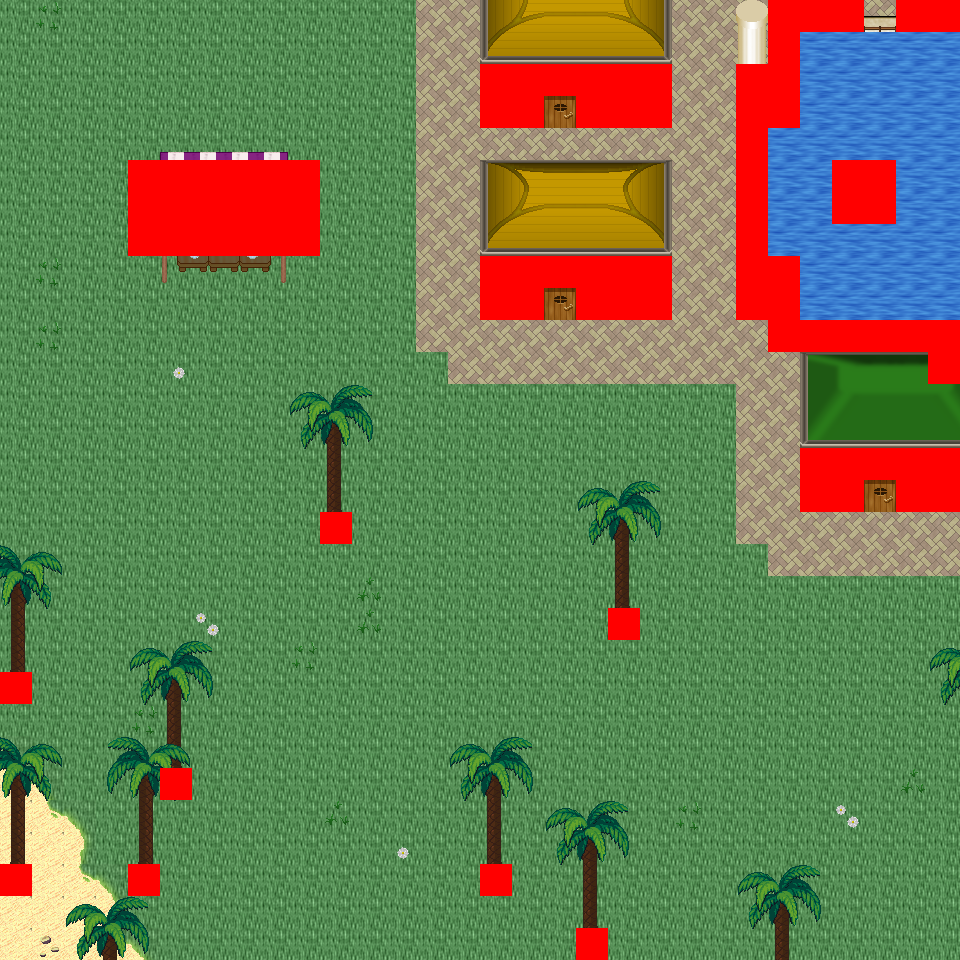

A 2D game scene composited from a Tiled map and its tileset images. What follows is a short description and the map's XML, with each tile layer's data collapsed to a summary:
An orthogonal 30x30 tile map with 32x32 px tiles, 6 tile layers (Ground, Object, Object2, Above, ...), 57 tilesets and 10 objects (10x mapExit).

<map version="1.0" orientation="orthogonal" renderorder="right-down" width="30" height="30" tilewidth="32" tileheight="32" nextobjectid="11">
  <tileset firstgid="1" name="tileset_logic_collision" tilewidth="32" tileheight="32" tilecount="1" columns="1">
    <image source="../drawable/tileset_logic_collision.png" width="32" height="32" />
  </tileset>
  <tileset firstgid="2" name="tileset_ground_ground" tilewidth="32" tileheight="32" tilecount="33" columns="3">
    <image source="../drawable/tileset_ground_ground.png" width="96" height="352" />
  </tileset>
  <tileset firstgid="35" name="tileset_ground_water_pool" tilewidth="32" tileheight="32" tilecount="72" columns="3">
    <image source="../drawable/tileset_ground_water_pool.png" width="96" height="768" />
  </tileset>
  <tileset firstgid="107" name="tileset_furniture_carpet_plain_colours" tilewidth="32" tileheight="32" tilecount="10" columns="10">
    <image source="../drawable/tileset_furniture_carpet_plain_colours.png" width="320" height="32" />
  </tileset>
  <tileset firstgid="117" name="tileset_ground_brown_paving" tilewidth="32" tileheight="32" tilecount="2" columns="2">
    <image source="../drawable/tileset_ground_brown_paving.png" width="64" height="32" />
  </tileset>
  <tileset firstgid="119" name="tileset_ground_water_water" tilewidth="32" tileheight="32" tilecount="24" columns="3">
    <image source="../drawable/tileset_ground_water_water.png" width="96" height="256" />
  </tileset>
  <tileset firstgid="143" name="tileset_building_fence_fence_chunky" tilewidth="32" tileheight="32" tilecount="21" columns="3">
    <image source="../drawable/tileset_building_fence_fence_chunky.png" width="96" height="224" />
  </tileset>
  <tileset firstgid="164" name="tileset_ground_water_pool_corners" tilewidth="32" tileheight="32" tilecount="72" columns="3">
    <image source="../drawable/tileset_ground_water_pool_corners.png" width="96" height="768" />
  </tileset>
  <tileset firstgid="236" name="tileset_ground_grass_edges" tilewidth="32" tileheight="32" tilecount="36" columns="12">
    <image source="../drawable/tileset_ground_grass_edges.png" width="384" height="96" />
  </tileset>
  <tileset firstgid="272" name="tileset_ground_grass_corners" tilewidth="32" tileheight="32" tilecount="24" columns="6">
    <image source="../drawable/tileset_ground_grass_corners.png" width="192" height="128" />
  </tileset>
  <tileset firstgid="296" name="tileset_plant_grasses" tilewidth="32" tileheight="32" tilecount="6" columns="3">
    <image source="../drawable/tileset_plant_grasses.png" width="96" height="64" />
  </tileset>
  <tileset firstgid="302" name="tileset_plant_flower_daisy_white" tilewidth="32" tileheight="32" tilecount="8" columns="2">
    <image source="../drawable/tileset_plant_flower_daisy_white.png" width="64" height="128" />
  </tileset>
  <tileset firstgid="310" name="tileset_building_door_door_w" tilewidth="32" tileheight="32" tilecount="6" columns="2">
    <image source="../drawable/tileset_building_door_door_w.png" width="64" height="96" />
  </tileset>
  <tileset firstgid="316" name="tileset_building_wall_wood" tilewidth="32" tileheight="32" tilecount="16" columns="4">
    <image source="../drawable/tileset_building_wall_wood.png" width="128" height="128" />
  </tileset>
  <tileset firstgid="332" name="tileset_building_door_door_e" tilewidth="32" tileheight="32" tilecount="6" columns="2">
    <image source="../drawable/tileset_building_door_door_e.png" width="64" height="96" />
  </tileset>
  <tileset firstgid="338" name="tileset_ground_ground_2" tilewidth="32" tileheight="32" tilecount="4" columns="4">
    <image source="../drawable/tileset_ground_ground_2.png" width="128" height="32" />
  </tileset>
  <tileset firstgid="342" name="tileset_building_wall_stone" tilewidth="32" tileheight="32" tilecount="12" columns="3">
    <image source="../drawable/tileset_building_wall_stone.png" width="96" height="128" />
  </tileset>
  <tileset firstgid="354" name="tileset_building_wall_wall_brown" tilewidth="32" tileheight="32" tilecount="12" columns="3">
    <image source="../drawable/tileset_building_wall_wall_brown.png" width="96" height="128" />
  </tileset>
  <tileset firstgid="366" name="tileset_building_door_door_n" tilewidth="32" tileheight="32" tilecount="6" columns="3">
    <image source="../drawable/tileset_building_door_door_n.png" width="96" height="64" />
  </tileset>
  <tileset firstgid="372" name="tileset_building_church" tilewidth="32" tileheight="32" tilecount="56" columns="8">
    <image source="../drawable/tileset_building_church.png" width="256" height="224" />
  </tileset>
  <tileset firstgid="428" name="tileset_building_castle" tilewidth="32" tileheight="32" tilecount="320" columns="20">
    <image source="../drawable/tileset_building_castle.png" width="640" height="512" />
  </tileset>
  <tileset firstgid="748" name="tileset_plant_cactus" tilewidth="32" tileheight="32" tilecount="2" columns="1">
    <image source="../drawable/tileset_plant_cactus.png" width="32" height="64" />
  </tileset>
  <tileset firstgid="750" name="tileset_plant_stump_small_stump" tilewidth="32" tileheight="32" tilecount="4" columns="2">
    <image source="../drawable/tileset_plant_stump_small_stump.png" width="64" height="64" />
  </tileset>
  <tileset firstgid="754" name="tileset_furniture_carpet_rug_border" tilewidth="32" tileheight="32" tilecount="9" columns="3">
    <image source="../drawable/tileset_furniture_carpet_rug_border.png" width="96" height="96" />
  </tileset>
  <tileset firstgid="763" name="tileset_building_window_window_right" tilewidth="32" tileheight="32" tilecount="2" columns="2">
    <image source="../drawable/tileset_building_window_window_right.png" width="64" height="32" />
  </tileset>
  <tileset firstgid="765" name="tileset_item_statue_fairypool" tilewidth="32" tileheight="32" tilecount="16" columns="2">
    <image source="../drawable/tileset_item_statue_fairypool.png" width="64" height="256" />
  </tileset>
  <tileset firstgid="781" name="tileset_furniture_table_long_front_on" tilewidth="32" tileheight="32" tilecount="3" columns="1">
    <image source="../drawable/tileset_furniture_table_long_front_on.png" width="32" height="96" />
  </tileset>
  <tileset firstgid="784" name="tileset_building_decoration_blue_circle" tilewidth="32" tileheight="32" tilecount="4" columns="2">
    <image source="../drawable/tileset_building_decoration_blue_circle.png" width="64" height="64" />
  </tileset>
  <tileset firstgid="788" name="tileset_building_wall_bricked_edges" tilewidth="32" tileheight="32" tilecount="25" columns="5">
    <image source="../drawable/tileset_building_wall_bricked_edges.png" width="160" height="160" />
  </tileset>
  <tileset firstgid="813" name="tileset_item_corpse_skull_pale" tilewidth="32" tileheight="32" tilecount="2" columns="2">
    <image source="../drawable/tileset_item_corpse_skull_pale.png" width="64" height="32" />
  </tileset>
  <tileset firstgid="815" name="tileset_item_corpse_huge_animal" tilewidth="32" tileheight="32" tilecount="16" columns="2">
    <image source="../drawable/tileset_item_corpse_huge_animal.png" width="64" height="256" />
  </tileset>
  <tileset firstgid="831" name="tileset_item_sign_large" tilewidth="32" tileheight="32" tilecount="15" columns="5">
    <image source="../drawable/tileset_item_sign_large.png" width="160" height="96" />
  </tileset>
  <tileset firstgid="846" name="tileset_building_roof_yellow" tilewidth="32" tileheight="32" tilecount="20" columns="5">
    <image source="../drawable/tileset_building_roof_yellow.png" width="160" height="128" />
  </tileset>
  <tileset firstgid="866" name="tileset_building_roof_red" tilewidth="32" tileheight="32" tilecount="20" columns="5">
    <image source="../drawable/tileset_building_roof_red.png" width="160" height="128" />
  </tileset>
  <tileset firstgid="886" name="tileset_building_roof_green" tilewidth="32" tileheight="32" tilecount="20" columns="5">
    <image source="../drawable/tileset_building_roof_green.png" width="160" height="128" />
  </tileset>
  <tileset firstgid="906" name="tileset_building_roof_blue" tilewidth="32" tileheight="32" tilecount="20" columns="5">
    <image source="../drawable/tileset_building_roof_blue.png" width="160" height="128" />
  </tileset>
  <tileset firstgid="926" name="tileset_logic_creature_animal" tilewidth="32" tileheight="32" tilecount="32" columns="8">
    <image source="../drawable/tileset_logic_creature_animal.png" width="256" height="128" />
  </tileset>
  <tileset firstgid="958" name="tileset_logic_creature_golem" tilewidth="32" tileheight="32" tilecount="4" columns="4">
    <image source="../drawable/tileset_logic_creature_golem.png" width="128" height="32" />
  </tileset>
  <tileset firstgid="962" name="tileset_object_boat" tilewidth="32" tileheight="32" tilecount="42" columns="6">
    <image source="../drawable/tileset_object_boat.png" width="192" height="224" />
  </tileset>
  <tileset firstgid="1004" name="tileset_ground_water_pool_deep" tilewidth="32" tileheight="32" tilecount="72" columns="3">
    <image source="../drawable/tileset_ground_water_pool_deep.png" width="96" height="768" />
  </tileset>
  <tileset firstgid="1076" name="tileset_object_suspension_bridge" tilewidth="32" tileheight="32" tilecount="24" columns="3">
    <image source="../drawable/tileset_object_suspension_bridge.png" width="96" height="256" />
  </tileset>
  <tileset firstgid="1100" name="tileset_plant_tree_palm_trees" tilewidth="32" tileheight="32" tilecount="40" columns="4">
    <image source="../drawable/tileset_plant_tree_palm_trees.png" width="128" height="320" />
  </tileset>
  <tileset firstgid="1140" name="tileset_furniture_table_hotdog_stand" tilewidth="32" tileheight="32" tilecount="20" columns="4">
    <image source="../drawable/tileset_furniture_table_hotdog_stand.png" width="128" height="160" />
  </tileset>
  <tileset firstgid="1160" name="tileset_item_banners_banners" tilewidth="32" tileheight="32" tilecount="6" columns="2">
    <image source="../drawable/tileset_item_banners_banners.png" width="64" height="96" />
  </tileset>
  <tileset firstgid="1166" name="tileset_building_door_closed" tilewidth="32" tileheight="32" tilecount="1" columns="1">
    <image source="../drawable/tileset_building_door_closed.png" width="32" height="32" />
  </tileset>
  <tileset firstgid="1167" name="tileset_building_decoration_numbers" tilewidth="32" tileheight="32" tilecount="20" columns="2">
    <image source="../drawable/tileset_building_decoration_numbers.png" width="64" height="320" />
  </tileset>
  <tileset firstgid="1187" name="tileset_building_decoration_numbers_higher" tilewidth="32" tileheight="32" tilecount="2" columns="2">
    <image source="../drawable/tileset_building_decoration_numbers_higher.png" width="64" height="32" />
  </tileset>
  <tileset firstgid="1189" name="tileset_furniture_light_small_oil_lamp" tilewidth="32" tileheight="32" tilecount="8" columns="2">
    <image source="../drawable/tileset_furniture_light_small_oil_lamp.png" width="64" height="128" />
  </tileset>
  <tileset firstgid="1197" name="tileset_light_light_1x1" tilewidth="32" tileheight="32" tilecount="3" columns="3">
    <image source="../drawable/tileset_light_light_1x1.png" width="96" height="32" />
  </tileset>
  <tileset firstgid="1200" name="tileset_building_roof_straw" tilewidth="32" tileheight="32" tilecount="20" columns="5">
    <image source="../drawable/tileset_building_roof_straw.png" width="160" height="128" />
  </tileset>
  <tileset firstgid="1220" name="tileset_building_huts" tilewidth="32" tileheight="32" tilecount="338" columns="26">
    <image source="../drawable/tileset_building_huts.png" width="832" height="416" />
  </tileset>
  <tileset firstgid="1558" name="tileset_light_light_5x5" tilewidth="32" tileheight="32" tilecount="25" columns="5">
    <image source="../drawable/tileset_light_light_5x5.png" width="160" height="160" />
  </tileset>
  <tileset firstgid="1583" name="tileset_logic_item_sign" tilewidth="32" tileheight="32" tilecount="1" columns="1">
    <image source="../drawable/tileset_logic_item_sign.png" width="32" height="32" />
  </tileset>
  <tileset firstgid="1584" name="tileset_light_door_light" tilewidth="32" tileheight="32" tilecount="12" columns="3">
    <image source="../drawable/tileset_light_door_light.png" width="96" height="128" />
  </tileset>
  <tileset firstgid="1596" name="tileset_ground_sand_1" tilewidth="32" tileheight="32" tilecount="10" columns="2">
    <image source="../drawable/tileset_ground_sand_1.png" width="64" height="160" />
  </tileset>
  <tileset firstgid="1606" name="tileset_ground_sand_2" tilewidth="32" tileheight="32" tilecount="15" columns="5">
    <image source="../drawable/tileset_ground_sand_2.png" width="160" height="96" />
  </tileset>
  <tileset firstgid="1621" name="tileset_logic_creature_reptile" tilewidth="32" tileheight="32" tilecount="7" columns="7">
    <image source="../drawable/tileset_logic_creature_reptile.png" width="224" height="32" />
  </tileset>
  <layer name="Ground" width="30" height="30">
    <data>[900 cells, 900 non-empty, 7 distinct tile ids]</data>
  </layer>
  <layer name="Object" width="30" height="30">
    <data>[900 cells, 166 non-empty, 49 distinct tile ids]</data>
  </layer>
  <layer name="Object2" width="30" height="30">
    <data>[900 cells, 26 non-empty, 11 distinct tile ids]</data>
  </layer>
  <layer name="Above" width="30" height="30">
    <data>[900 cells, 190 non-empty, 62 distinct tile ids]</data>
  </layer>
  <layer name="Above2" width="30" height="30">
    <data>[900 cells, 10 non-empty, 9 distinct tile ids]</data>
  </layer>
  <layer name="Walkable" width="30" height="30">
    <data>[900 cells, 86 non-empty, 1 distinct tile ids]</data>
  </layer>
  <objectgroup name="MapEvents">
    <object id="1" name="north" type="mapExit" x="0" y="0" width="768" height="32">
      <properties>
        <property name="map" value="level_0_x257_y94" />
        <property name="x" value="0" />
        <property name="y" value="28" />
      </properties>
    </object>
    <object id="2" name="north2" type="mapExit" x="864" y="0" width="32" height="32">
      <properties>
        <property name="map" value="level_0_x257_y94" />
        <property name="x" value="27" />
        <property name="y" value="28" />
      </properties>
    </object>
    <object id="3" name="south" type="mapExit" x="0" y="928" width="576" height="32">
      <properties>
        <property name="map" value="level_0_x257_y96" />
        <property name="x" value="0" />
        <property name="y" value="1" />
      </properties>
    </object>
    <object id="4" name="south2" type="mapExit" x="608" y="928" width="352" height="32">
      <properties>
        <property name="map" value="level_0_x257_y96" />
        <property name="x" value="19" />
        <property name="y" value="1" />
      </properties>
    </object>
    <object id="5" name="west" type="mapExit" x="0" y="0" width="32" height="672">
      <properties>
        <property name="map" value="level_0_x256_y95" />
        <property name="x" value="28" />
        <property name="y" value="0" />
      </properties>
    </object>
    <object id="6" name="west2" type="mapExit" x="0" y="704" width="32" height="160">
      <properties>
        <property name="map" value="level_0_x256_y95" />
        <property name="x" value="28" />
        <property name="y" value="22" />
      </properties>
    </object>
    <object id="7" name="west3" type="mapExit" x="0" y="896" width="32" height="64">
      <properties>
        <property name="map" value="level_0_x256_y95" />
        <property name="x" value="28" />
        <property name="y" value="28" />
      </properties>
    </object>
    <object id="8" name="east" type="mapExit" x="928" y="32" width="32" height="288">
      <properties>
        <property name="map" value="level_0_x258_y95" />
        <property name="x" value="1" />
        <property name="y" value="1" />
      </properties>
    </object>
    <object id="9" name="east2" type="mapExit" x="928" y="384" width="32" height="64">
      <properties>
        <property name="map" value="level_0_x258_y95" />
        <property name="x" value="1" />
        <property name="y" value="12" />
      </properties>
    </object>
    <object id="10" name="east3" type="mapExit" x="928" y="512" width="32" height="448">
      <properties>
        <property name="map" value="level_0_x258_y95" />
        <property name="x" value="1" />
        <property name="y" value="16" />
      </properties>
    </object>
  </objectgroup>
</map>
